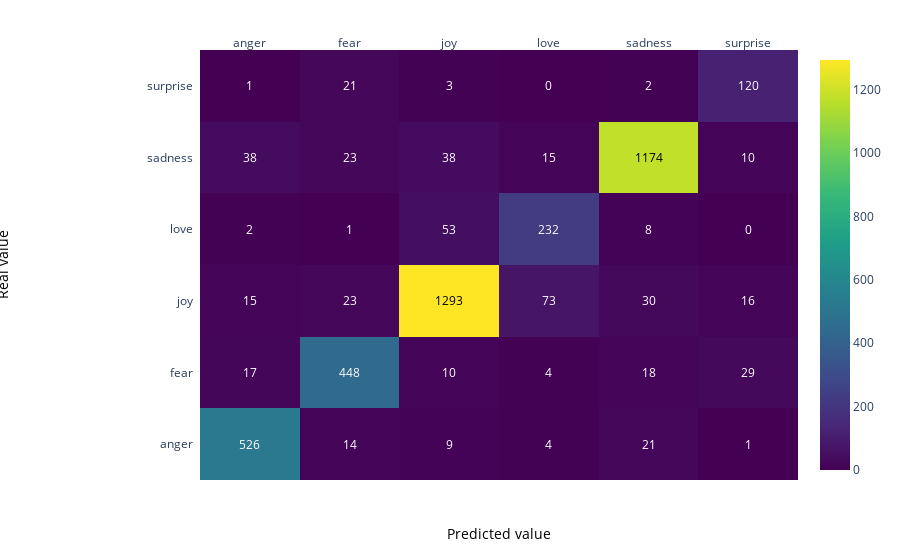

The notebook cell saved with this chart:
### Markdown cell above
### Matrice de confusion données de validation

### Code cell
z = confusion_matrix(y_pred, y_val)

x = list(np.unique(df.Emotion))
y =  list(np.unique(df.Emotion))

# change each element of z to type string for annotations
z_text = [[str(y) for y in x] for x in z]

# set up figure 
fig = ff.create_annotated_heatmap(z, x=x, y=y, annotation_text=z_text, colorscale='Viridis')

# add custom xaxis title
fig.add_annotation(dict(font=dict(color="black",size=14),
                        x=0.5,
                        y=-0.15,
                        showarrow=False,
                        text="Predicted value",
                        xref="paper",
                        yref="paper"))

# add custom yaxis title
fig.add_annotation(dict(font=dict(color="black",size=14),
                        x=-0.35,
                        y=0.5,
                        showarrow=False,
                        text="Real value",
                        textangle=-90,
                        xref="paper",
                        yref="paper"))

# adjust margins to make room for yaxis title
fig.update_layout(margin=dict(t=50, l=200))

# add colorbar
fig['data'][0]['showscale'] = True
fig.show()

### Figure 1 — Plotly figure (JSON) as saved in the notebook; plotly's stock layout.template omitted (floating-point values rounded to 4 significant figures)
{"data": [{"colorscale": [[0, "#440154"], [0.1111, "#482878"], [0.2222, "#3e4989"], [0.3333, "#31688e"], [0.4444, "#26828e"], [0.5556, "#1f9e89"], [0.6667, "#35b779"], [0.7778, "#6ece58"], [0.8889, "#b5de2b"], [1, "#fde725"]], "reversescale": false, "showscale": true, "type": "heatmap", "x": ["anger", "fear", "joy", "love", "sadness", "surprise"], "y": ["anger", "fear", "joy", "love", "sadness", "surprise"], "z": [[526, 14, 9, 4, 21, 1], [17, 448, 10, 4, 18, 29], [15, 23, 1293, 73, 30, 16], [2, 1, 53, 232, 8, 0], [38, 23, 38, 15, 1174, 10], [1, 21, 3, 0, 2, 120]]}], "layout": {"annotations": [{"font": {"color": "#FFFFFF"}, "showarrow": false, "text": "526", "x": "anger", "xref": "x", "y": "anger", "yref": "y"}, {"font": {"color": "#FFFFFF"}, "showarrow": false, "text": "14", "x": "fear", "xref": "x", "y": "anger", "yref": "y"}, {"font": {"color": "#FFFFFF"}, "showarrow": false, "text": "9", "x": "joy", "xref": "x", "y": "anger", "yref": "y"}, {"font": {"color": "#FFFFFF"}, "showarrow": false, "text": "4", "x": "love", "xref": "x", "y": "anger", "yref": "y"}, {"font": {"color": "#FFFFFF"}, "showarrow": false, "text": "21", "x": "sadness", "xref": "x", "y": "anger", "yref": "y"}, {"font": {"color": "#FFFFFF"}, "showarrow": false, "text": "1", "x": "surprise", "xref": "x", "y": "anger", "yref": "y"}, {"font": {"color": "#FFFFFF"}, "showarrow": false, "text": "17", "x": "anger", "xref": "x", "y": "fear", "yref": "y"}, {"font": {"color": "#FFFFFF"}, "showarrow": false, "text": "448", "x": "fear", "xref": "x", "y": "fear", "yref": "y"}, {"font": {"color": "#FFFFFF"}, "showarrow": false, "text": "10", "x": "joy", "xref": "x", "y": "fear", "yref": "y"}, {"font": {"color": "#FFFFFF"}, "showarrow": false, "text": "4", "x": "love", "xref": "x", "y": "fear", "yref": "y"}, {"font": {"color": "#FFFFFF"}, "showarrow": false, "text": "18", "x": "sadness", "xref": "x", "y": "fear", "yref": "y"}, {"font": {"color": "#FFFFFF"}, "showarrow": false, "text": "29", "x": "surprise", "xref": "x", "y": "fear", "yref": "y"}, {"font": {"color": "#FFFFFF"}, "showarrow": false, "text": "15", "x": "anger", "xref": "x", "y": "joy", "yref": "y"}, {"font": {"color": "#FFFFFF"}, "showarrow": false, "text": "23", "x": "fear", "xref": "x", "y": "joy", "yref": "y"}, {"font": {"color": "#000000"}, "showarrow": false, "text": "1293", "x": "joy", "xref": "x", "y": "joy", "yref": "y"}, {"font": {"color": "#FFFFFF"}, "showarrow": false, "text": "73", "x": "love", "xref": "x", "y": "joy", "yref": "y"}, {"font": {"color": "#FFFFFF"}, "showarrow": false, "text": "30", "x": "sadness", "xref": "x", "y": "joy", "yref": "y"}, {"font": {"color": "#FFFFFF"}, "showarrow": false, "text": "16", "x": "surprise", "xref": "x", "y": "joy", "yref": "y"}, {"font": {"color": "#FFFFFF"}, "showarrow": false, "text": "2", "x": "anger", "xref": "x", "y": "love", "yref": "y"}, {"font": {"color": "#FFFFFF"}, "showarrow": false, "text": "1", "x": "fear", "xref": "x", "y": "love", "yref": "y"}, {"font": {"color": "#FFFFFF"}, "showarrow": false, "text": "53", "x": "joy", "xref": "x", "y": "love", "yref": "y"}, {"font": {"color": "#FFFFFF"}, "showarrow": false, "text": "232", "x": "love", "xref": "x", "y": "love", "yref": "y"}, {"font": {"color": "#FFFFFF"}, "showarrow": false, "text": "8", "x": "sadness", "xref": "x", "y": "love", "yref": "y"}, {"font": {"color": "#FFFFFF"}, "showarrow": false, "text": "0", "x": "surprise", "xref": "x", "y": "love", "yref": "y"}, {"font": {"color": "#FFFFFF"}, "showarrow": false, "text": "38", "x": "anger", "xref": "x", "y": "sadness", "yref": "y"}, {"font": {"color": "#FFFFFF"}, "showarrow": false, "text": "23", "x": "fear", "xref": "x", "y": "sadness", "yref": "y"}, {"font": {"color": "#FFFFFF"}, "showarrow": false, "text": "38", "x": "joy", "xref": "x", "y": "sadness", "yref": "y"}, {"font": {"color": "#FFFFFF"}, "showarrow": false, "text": "15", "x": "love", "xref": "x", "y": "sadness", "yref": "y"}, {"font": {"color": "#000000"}, "showarrow": false, "text": "1174", "x": "sadness", "xref": "x", "y": "sadness", "yref": "y"}, {"font": {"color": "#FFFFFF"}, "showarrow": false, "text": "10", "x": "surprise", "xref": "x", "y": "sadness", "yref": "y"}, {"font": {"color": "#FFFFFF"}, "showarrow": false, "text": "1", "x": "anger", "xref": "x", "y": "surprise", "yref": "y"}, {"font": {"color": "#FFFFFF"}, "showarrow": false, "text": "21", "x": "fear", "xref": "x", "y": "surprise", "yref": "y"}, {"font": {"color": "#FFFFFF"}, "showarrow": false, "text": "3", "x": "joy", "xref": "x", "y": "surprise", "yref": "y"}, {"font": {"color": "#FFFFFF"}, "showarrow": false, "text": "0", "x": "love", "xref": "x", "y": "surprise", "yref": "y"}, {"font": {"color": "#FFFFFF"}, "showarrow": false, "text": "2", "x": "sadness", "xref": "x", "y": "surprise", "yref": "y"}, {"font": {"color": "#FFFFFF"}, "showarrow": false, "text": "120", "x": "surprise", "xref": "x", "y": "surprise", "yref": "y"}, {"font": {"color": "black", "size": 14}, "showarrow": false, "text": "Predicted value", "x": 0.5, "xref": "paper", "y": -0.15, "yref": "paper"}, {"font": {"color": "black", "size": 14}, "showarrow": false, "text": "Real value", "textangle": -90, "x": -0.35, "xref": "paper", "y": 0.5, "yref": "paper"}], "margin": {"l": 200, "t": 50}, "xaxis": {"dtick": 1, "gridcolor": "rgb(0, 0, 0)", "side": "top", "ticks": ""}, "yaxis": {"dtick": 1, "ticks": "", "ticksuffix": "  "}}}
